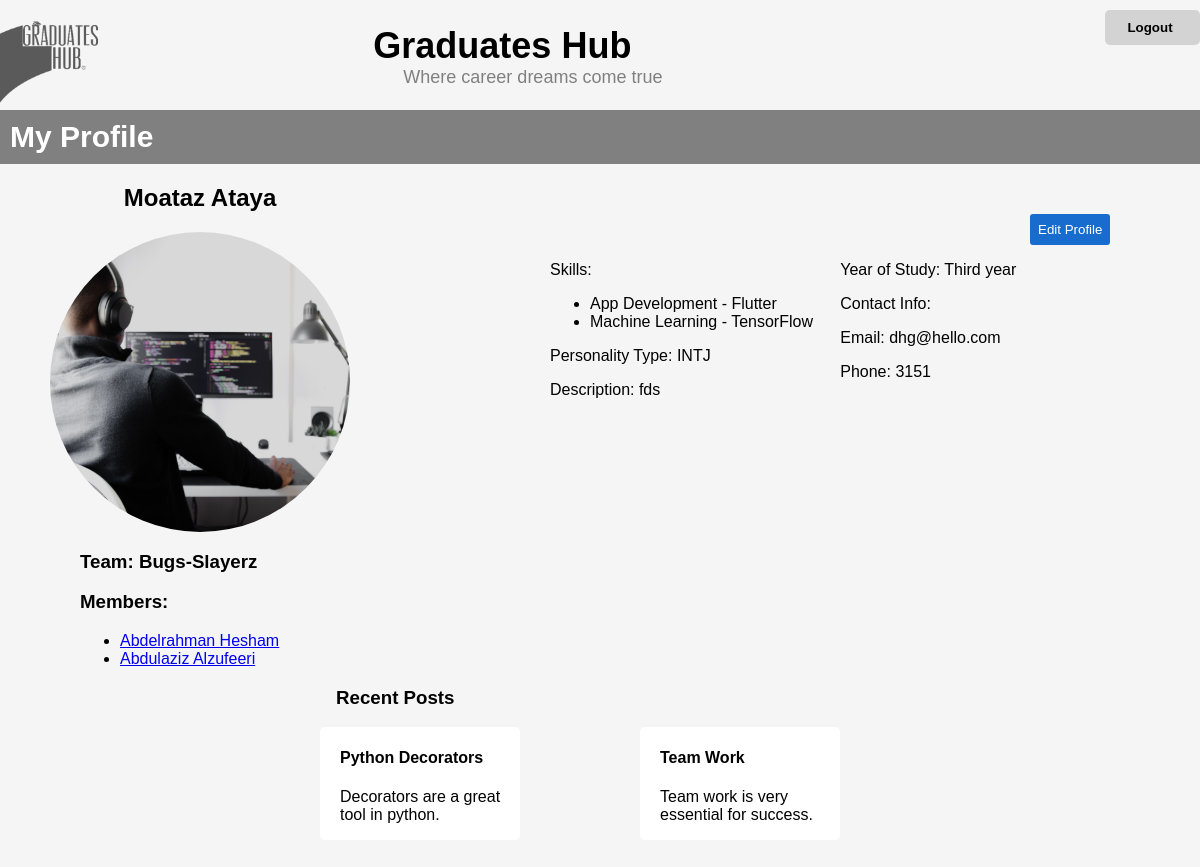
Screenshot of /profile/me (signed in) with the database file from the repository.
### hub/models.py (models this page shows, shortened)
class User(models.Model):
    GENDERS = [('M', 'Male'), ('F', 'Female')]
    name = models.CharField(max_length=40)
    phone = models.PositiveIntegerField()
    bio = models.TextField(max_length=500)
    photo = models.ImageField(default='default.png',
                              upload_to='profile_pics/', blank=True)
    website = models.URLField(null=True, blank=True)
    email = models.EmailField()
    def __str__(self):
        return self.name

class Skill(models.Model):
    FIELDS = [('Embedded Systems', 'Embedded Systems'),
              ('App Development', 'App Development'),
              ('Programming Language', 'Programming Language'),
              ('Graphic Design', 'Graphics Design'),
              ('Machine Learning', 'Machine Learning'),
              ('Databases', 'Databases'),
              ('Web Backend', 'Web Backend'),
              ('Web Frontend', 'Web Frontend')]
    field = models.CharField(max_length=40, choices=FIELDS)
    name = models.CharField(max_length=40)
    def __str__(self):
        return self.field + ' - ' + self.name

class Student(User):
    PERSONALITIES = [('INTP', 'INTP'), ('INTJ', 'INTJ'), ('INFP', 'INFP'),
                     ('INFJ', 'INFJ'), ('ISTP', 'ISTP'), ('ISTJ', 'ISTJ'),
                     ('ISFP', 'ISFP'), ('ISFJ', 'ISFJ'), ('ENTP', 'ENTP'),
                     ('ENTJ', 'ENTJ'), ('ENFP', 'ENFP'), ('ENFJ', 'ENFJ'),
                     ('ESTP', 'ESTP'), ('ESTJ', 'ESTJ'), ('ESFP', 'ESFP'),
                     ('ESFJ', 'ESFJ')]
    ORDINALS = {1: 'First', 2: 'Second', 3: 'Third', 4: 'Fourth', 5: 'Fifth',
                6: 'Sixth', 7: 'Seventh', 8: 'Eighth', 9: 'Eighth', 10: 'tenth'}
    COMPATIBILITY_MATRIX = {
        'INTJ': ['ENFP', 'INFP', 'ENTJ', 'INTJ', 'INFJ', 'ISTJ'],
        'INTP': ['ENFJ', 'INFJ', 'ENTP', 'INTP', 'INFP', 'ISTP'],
        'INFJ': ['ENFP', 'INFP', 'ENTJ', 'INTJ', 'INFJ', 'ENFJ'],
        'INFP': ['ENFJ', 'INFJ', 'ENTP', 'INTP', 'INFP', 'ENFP'],
        'ISTJ': ['ENFJ', 'INFJ', 'ESFJ', 'ISFJ', 'ISTJ', 'ESTJ'],
        'ISFJ': ['ENFJ', 'INFJ', 'ESFJ', 'ISFJ', 'ISTJ', 'ESTJ'],
        'ISTP': ['ENFP', 'INFP', 'ENTP', 'INTP', 'ISFP', 'ISTP'],
        'ISFP': ['ENFJ', 'INFJ', 'ESFP', 'ISFP', 'ISTP', 'ESTP'],
        'ENTJ': ['ENFP', 'INFP', 'ENTJ', 'INTJ', 'INFJ', 'ENFJ'],
        'ENTP': ['ENFJ', 'INFJ', 'ENTP', 'INTP', 'INFP', 'ENFP'],
        'ENFJ': ['ENFP', 'INFP', 'ENTJ', 'INTJ', 'INFJ', 'ENTP'],
        'ENFP': ['ENFJ', 'INFJ', 'ENTP', 'INTP', 'INFP', 'ENFP'],
        'ESTJ': ['ESFJ', 'ISFJ', 'ISTJ', 'ESTJ', 'ENTJ', 'INTJ'],
        'ESFJ': ['ESFJ', 'ISFJ', 'ISTJ', 'ESTJ', 'ENFJ', 'INFJ'],
        'ESTP': ['ESFP', 'ISFP', 'ISTP', 'ESTP', 'ENTP', 'INTP'],
        'ESFP': ['ESFJ', 'ISFJ', 'ESFP', 'ISFP', 'ISTP', 'ESTP']
    }
    auth_user = models.OneToOneField(
        AuthUser, on_delete=models.CASCADE, related_name='profile')
    gender = models.CharField(max_length=1, choices=User.GENDERS)
    year = models.PositiveIntegerField()
    personality = models.CharField(max_length=4, choices=PERSONALITIES)
    team = models.ForeignKey(
        Team, null=True, on_delete=models.SET_NULL, blank=True)
    design_semester = models.ForeignKey(
        Semester, null=True, on_delete=models.SET_NULL, blank=True)
    skills = models.ManyToManyField(
        'Skill')
    occupancies = models.ManyToManyField('Occupancy', blank=True)

class Team(models.Model):
    name = models.CharField(max_length=30)
    project = models.OneToOneField(
        'Post', on_delete=models.SET_NULL, null=True)

### accounts/views.py (the view)
# urls.py: path('profile/me', accounts_views.profile, name='my-profile')
@login_required
def profile(request):
    profile = request.user.profile
    user_skills = profile.skills.all()
    if profile.team:
        user_team = profile.team.student_set.all().exclude(name=profile.name)
    else:
        user_team = []
    student_year = profile.ORDINALS[profile.year]
    context = {'skills': user_skills,
               'study_year': student_year, 'team': user_team}
    return render(request, 'authenticate/personal_profile.html', context)

### accounts/templates/authenticate/personal_profile.html (shortened to what this page needs)
{% load static%}
<!DOCTYPE html>
<html>
<head>
	<link rel="stylesheet" type="text/css" href="{% static 'hub/css/student_profile.css' %}">
</head>
<body>
	<header>
		<div class="logo">
			<div class="logo">
				<a  href="{% url 'student-home' %}"><img src="{% static 'hub/img/GraduatesHubLogo.png' %}" alt="Graduates Hub Logo"></a>
			</div>
		</div>
		<div class="title">
			<h1>Graduates Hub</h1>
			<p>Where career dreams come true</p>
		</div>
		<a href="/login/"><button class="logout-button"> Logout </button></a>
	</header>
	<div class = "bar">
        <h2>My Profile</h2>
    </div>
	<main>
        <div class="profile-info">
		<div class="profile-title">
            <h2> {{ user.profile.name }}</h2>
			<img src="{{ user.profile.photo.url}}" alt="Profile Photo">
		</div>
		<div class="fields">
            <button class="blue-button">Edit Profile</button>
            <div class="fields-info">
			<div class="left">
				<p>Skills:
					<ul>
					{% for skill in skills %}
					 <li>{{skill}}</li>
					{% endfor %}
					</ul>
				</p>
				<p>Personality Type: {{user.profile.personality}}</p>
				<p>Description: {{user.profile.bio}}</p>
			</div>
			<div class="right">
				<p>Year of Study: {{study_year}} year</p>
				<p>Contact Info:</p>
				<p>Email: {{ user.profile.email }}</p>
				<p>Phone: {{ user.profile.phone }}</p>
			</div>
        </div>
		</div>
    </div>
		<div class="dialog">
			<div class="team-members">
				{% if team %}
				<h3> Team: {{ user.profile.team.name }}</h3>
				<h3>  Members:</h3>
				<ul>
				{% for member in team %}
				 <li><a href="/hub/student-profile/{{member.id}}">{{member}}</a></li>
				{% endfor %}
				</ul>
				{% endif%}
			</div>
            <div class="posts">
            <h3>Recent Posts</h3>
			<div class="post-boxes">
                <div id="post1">
                    <div class="post-info">
                    <h4>Python Decorators</h4>
                    <p>
                        Decorators are a great tool in python.
                    </p>
                </div>
                </div>
                <div id="post2">
                    <div class="post-info">
                    <h4>Team Work</h4>
                    <p>
                        Team work is very essential for success.
                    </p>
                </div>
                </div>
            </div>
        </div>
		</div>
	</main>
</body>
</html>

### static/hub/css/student_profile.css (style rules this page uses)
body { font-family: Arial, sans-serif; margin: 0; background-color: rgb(245, 245, 245); }
header { display: flex; align-items: left; height: 80px; background-color: rgb(245, 245, 245); padding: 10px 0px 20px 0px; box-shadow: 0px 4px 4px rgba(0, 0, 0, 0.25); }
.bar { background-color: grey; }
.bar h2 { color: white; margin:0px; padding: 10px; font-size: 30px; }
.logo { flex: 1; padding: 0; }
.logo img { height: 100px; }
.title { flex: 2; text-align: left; margin: 15px; }
.title h1 { margin: 0; font-size: 36px; font-weight: bold; }
.title p { margin: 0; margin-left: 30px; font-size: 18px; color: gray; }
.profile-info { display: flex; }
.profile-title { display: flex; flex-direction: column; align-items: center; padding-left: 50px; }
.profile-title img { width: 300px; height: 300px; border-radius: 50%; object-fit: cover; }
.fields { margin: 50px; margin-left: 200px }
.fields-info { display: flex; }
.left { flex: 1; text-align: left; padding-right: 10px; }
.right { flex: 1; padding-left: 10px; }
.blue-button { margin-left: 40vw; background-color: rgb(24, 108, 205); border: solid 1px transparent; border-radius: 3px; color: white; padding: 7px; cursor:pointer; }
.dialog { display:block; }
.team-members { padding-left: 80px; }
.posts { display:block; }
.posts h3 { margin-left: 28vw; }
.post-boxes { display:flex; justify-content: flex-end; padding-bottom: 50px; }
#post1 { display:flex; margin-right: 10vw; background-color: white; border-radius: 5px; }
#post2 { display:flex; margin-right: 30vw; background-color: white; border-radius: 5px; }
.post-info { max-width: 15vw; padding-left: 20px; }
.logout-button { margin-top: 0px; display: flex; align-items: center; justify-content: center; cursor: pointer; width: 95px; height: 35px; border: none; background-color: lightgrey; border-radius: 5px; font-weight: 600; }
header a { text-decoration: none; }

### rows the page displays
Skill: field+name "App Development - Flutter"
Skill: field+name "Machine Learning - TensorFlow"
Student: name "Abdelrahman Hesham"
Student: name "Abdulaziz Alzufeeri"

### other values shown
{{ user.profile.name }} "Moataz Ataya"
{{ user.profile.personality }} "INTJ"
{{ user.profile.bio }} "fds"
{{ study_year }} "Third"
{{ user.profile.email }} "dhg@hello.com"
{{ user.profile.phone }} "3151"
{{ user.profile.team.name }} "Bugs-Slayerz"
